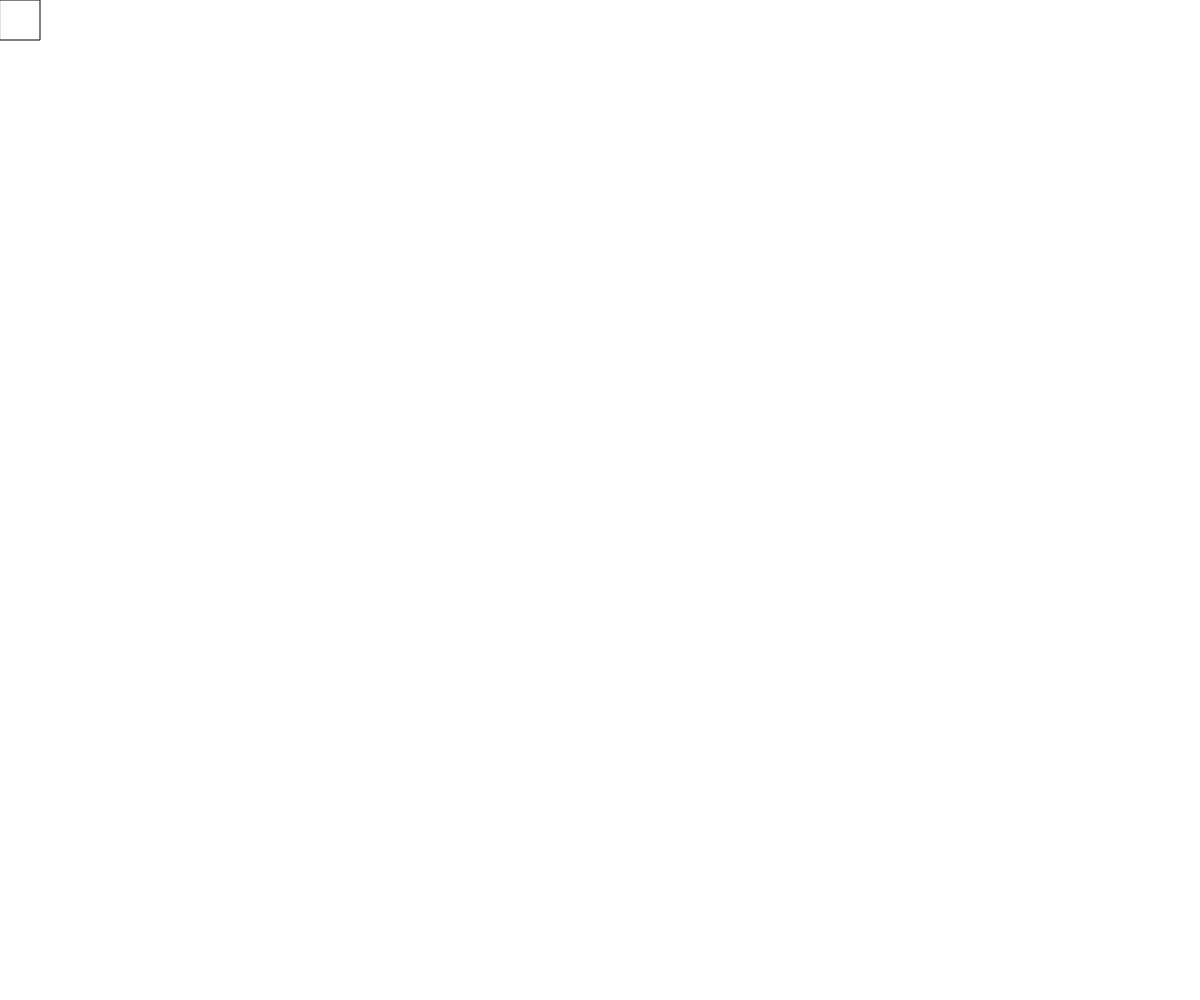
Frame 1 (no input)
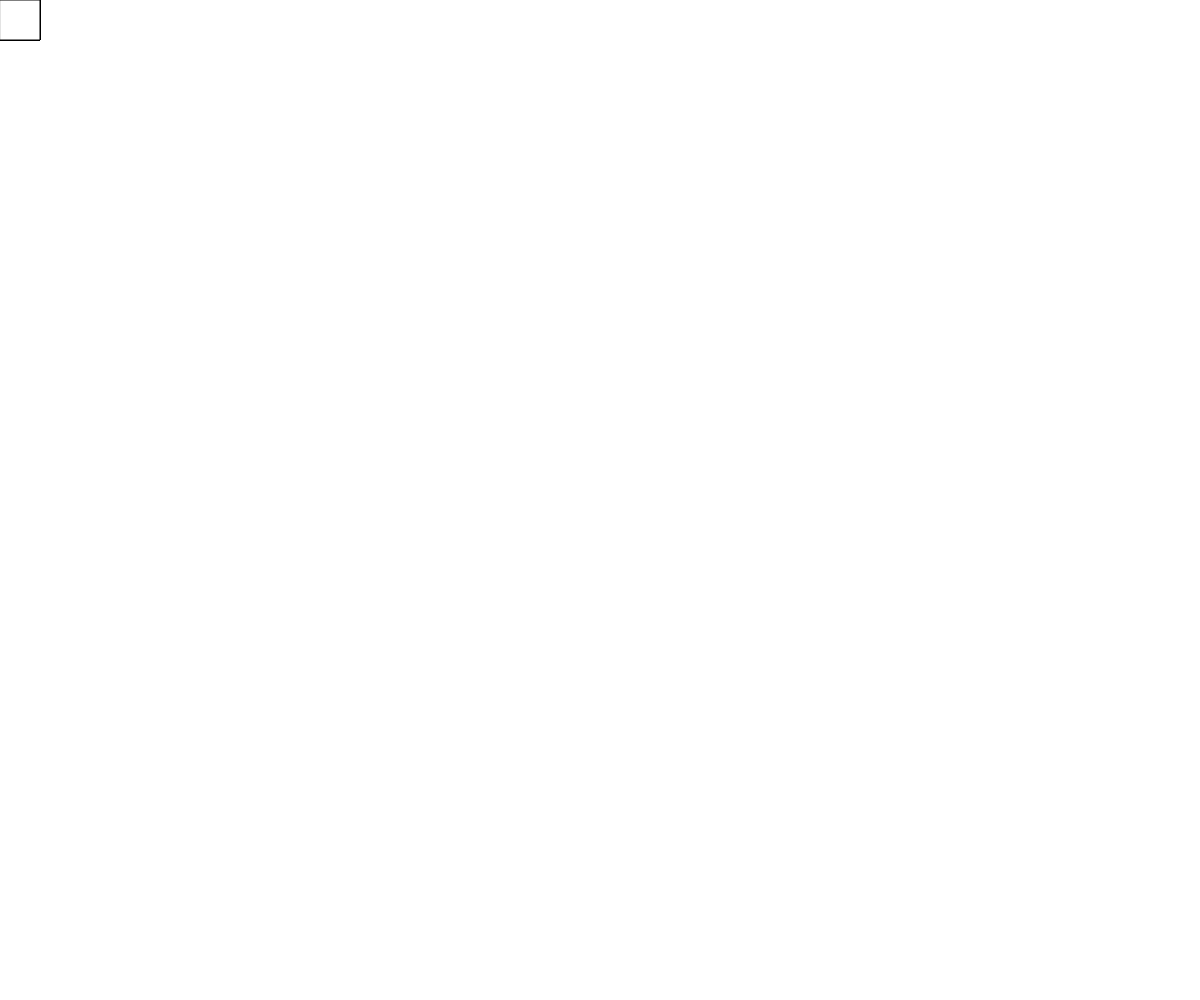
Frame 60 (no input)
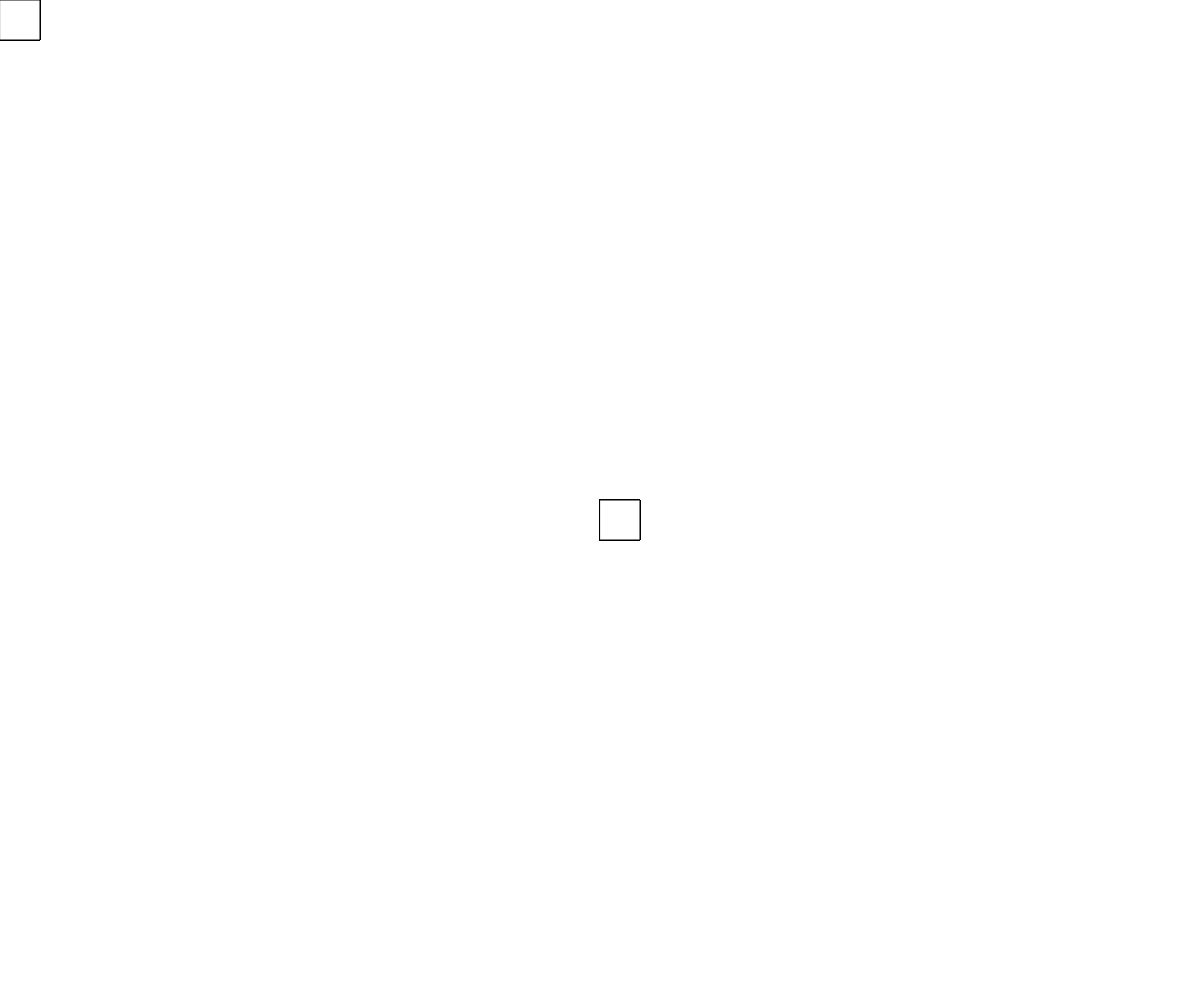
Frame 120 (the mouse pressed at the canvas centre since frame 60)

The p5.js sketch that drew these frames (run headless with seeded random() and noise() and a simulated clock; from frame 60 on, the mouse is pressed at the canvas centre):

// p5.js sketch
// ── sketch.js
function setup() {
  createCanvas(1200, 1000);
}

function draw() {
  //fill(50);
  rect(mouseX,mouseY,40,40);
}
